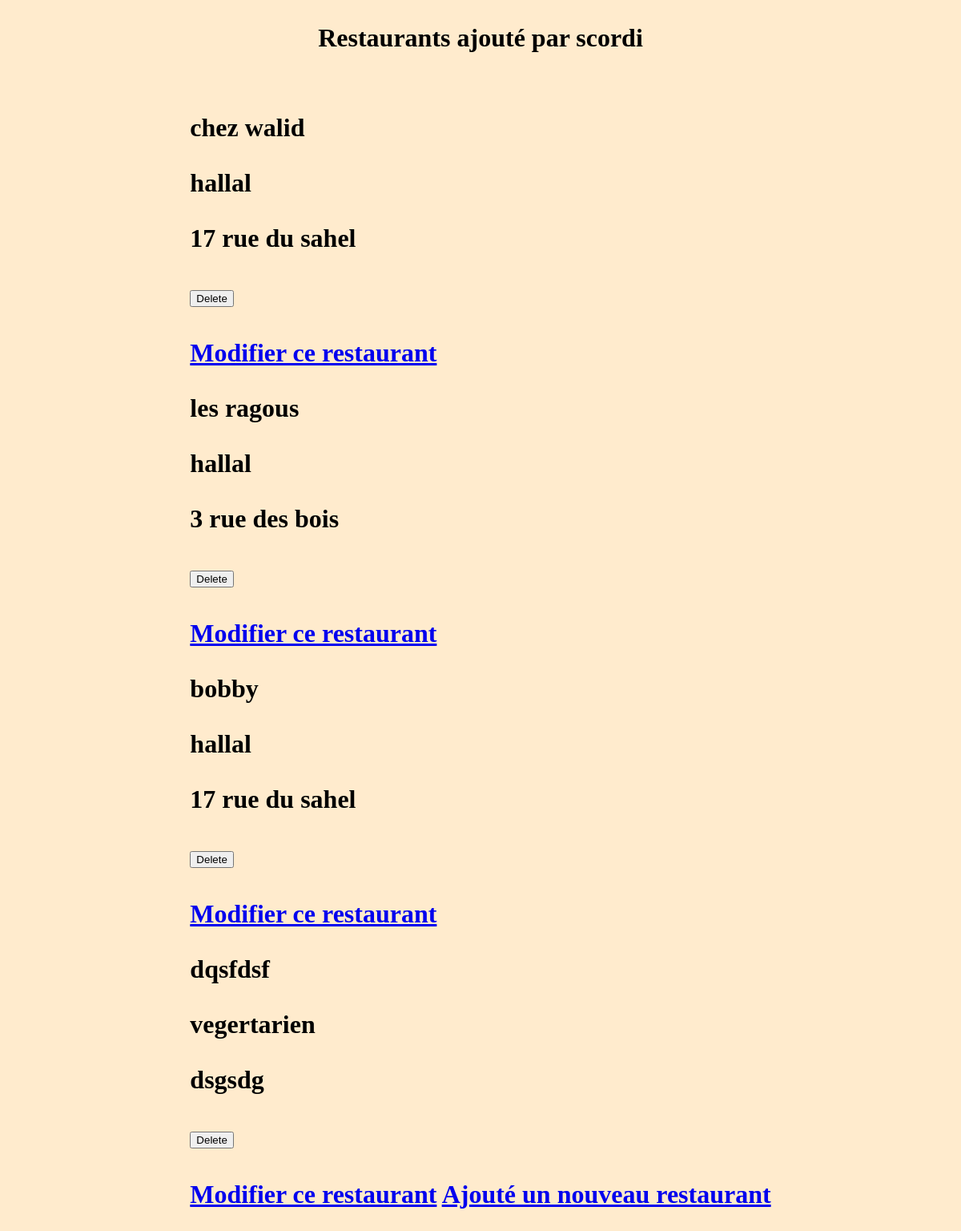
/food/restaurantsOfUser/ (signed in), run on the app's committed database.
### auth_app/models.py (models this page shows, shortened)
class User(AbstractUser):
    avatar = models.ImageField(upload_to='profile_pict',blank=True,null=True)

### food_app/models.py (models this page shows, shortened)
class Restaurant(models.Model):
    name=models.CharField(max_length=150,)
    adress=models.CharField(max_length=150,)
    price=models.FloatField(null=True, blank=True,default=0)
    creator=models.ForeignKey(User,on_delete=models.SET_NULL,null=True)
    inclusive_type=models.ForeignKey(Inclusive_type,on_delete=models.SET_NULL,null=True)
    food_type=models.ForeignKey(Food_type,on_delete=models.SET_NULL,null=True)
    image = models.ImageField(upload_to='restaurant_pict',blank=True,null=True)
    likes = models.ManyToManyField(User,related_name="restaurant_post",blank=True,default="")

class Inclusive_type(models.Model):
    name=models.CharField(max_length=150,)
    def __str__(self):
        return self.name

### food_app/views.py (the view)
# urls.py: path('restaurantsOfUser/',restaurantsOfUser,name="restaurantsOfUser"),
def restaurantsOfUser(request):
    if request.method == "GET" :
                 restaurants = Restaurant.objects.filter(creator=request.user)
                 context={
                  "restaurantsOfUser":restaurants
                 }
                 return render(request,"food_app/restaurantsOfUser.html",context)

### food_app/templates/food_app/restaurantsOfUser.html (shortened to what this page needs)
{% extends "main.html" %}
{%block content%}
<h1>Restaurants ajouté par {{user.username}} <h1>
    {% for restaurant in restaurantsOfUser %}
    <p>{{restaurant.name}}</p>
    <p>{{restaurant.inclusive_type}}</p>
    <p>{{restaurant.adress}}</p>
    <p>
    <form action="{% url 'food_app:restaurant_delete' restaurant.id %}" method="post">
    <input type="submit" value="Delete">
        </form>
    <a href="{% url 'food_app:update_restaurant' restaurant.id%}">Modifier ce restaurant</a>
{%endfor%}
<a href="{% url 'food_app:add_restaurant'%}">Ajouté un nouveau restaurant </a>
{%endblock%}

### project_test/static/project_test/main.css (style rules this page uses)
body { background-color:blanchedalmond; display:flex; flex-direction: column; align-items: center; }

### data on the page
Restaurant: name "chez walid", inclusive_type "hallal", adress "17 rue du sahel"
Restaurant: name "les ragous", inclusive_type "hallal", adress "3 rue des bois"
Restaurant: name "bobby", inclusive_type "hallal", adress "17 rue du sahel"
Restaurant: name "dqsfdsf", inclusive_type "vegertarien", adress "dsgsdg"

### other printed values
{{ user.username }} "scordi"
